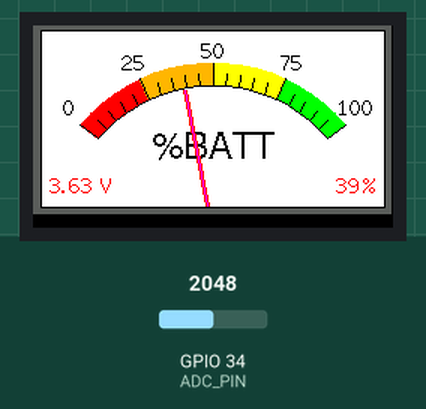
Simulated run of this sketch. Board: ESP32. On the bench: 240×135 colour display. The inputs (shaded band) are chosen by the test bench; at power-on: GPIO 34 (ADC_PIN) = 2048. What the sketch prints to the serial monitor is not drawn.

Above: at 1.4 s.
1.5 s: GPIO 34 (ADC_PIN) set to 2704
At 2.9 s:
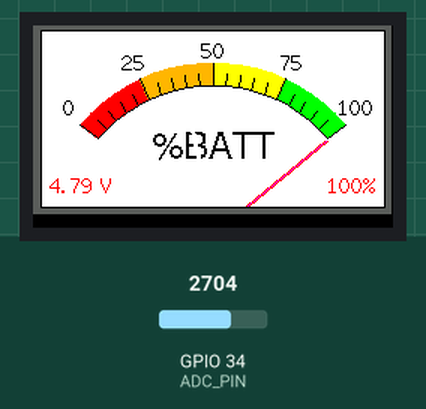
3.5 s: GPIO 34 (ADC_PIN) set to 2792
At 4.8 s:
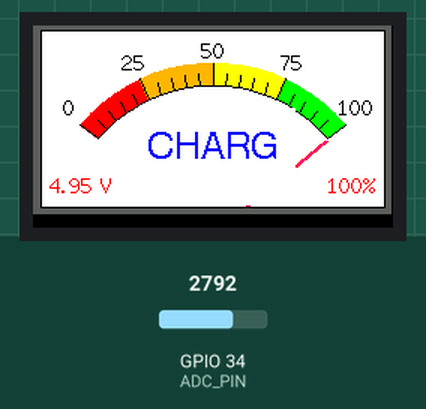
5.5 s: GPIO 34 (ADC_PIN) set to 1228
At 6.9 s:
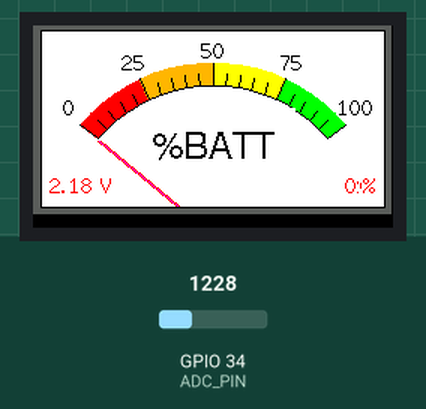
Timing chart, 0 to 8.5 s (numbered marks = the images above; inputs shaded):
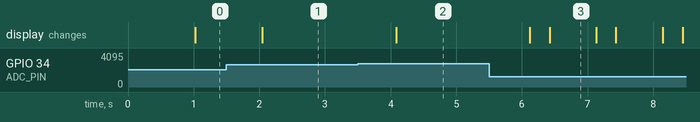

Measured:
- the behaviour switches between 2735 and 2736 on GPIO 34 (ADC_PIN) (found by bisection; images 1 and 2)
- after the input at 1.5 s, the display: changes after 0.54 s (image 1)
- after the input at 3.5 s, the display: changes after 0.59 s (image 2)
- after the input at 5.5 s, the display: first changes after 0.62 s (image 3 shows a later state)
- what the display in image 3 shows lasts 0.7 s, from 6.4 s to 7.1 s

The sketch:

TTGO_Display_Charge.ino
```cpp
/*
  Example animated analogue meters using a ILI9341 TFT LCD screen
  Needs Font 2 (also Font 4 if using large scale label)
  Make sure all the display driver and pin comnenctions are correct by
  editting the User_Setup.h file in the TFT_eSPI library folder.
  #########################################################################
  ###### DON'T FORGET TO UPDATE THE User_Setup.h FILE IN THE LIBRARY ######
  #########################################################################
*/

//
// Author: joe hou
//

#include <TFT_eSPI.h> // Hardware-specific library
#include <SPI.h>
#include "esp_adc_cal.h"

TFT_eSPI tft = TFT_eSPI(135, 240); // Invoke custom library
#define TFT_GREY 0x5AEB

#define LOOP_PERIOD 35 // Display updates every 35 ms
#define ADC_EN              14  //ADC_EN is the ADC detection enable port
#define ADC_PIN             34

float ltx = 0;    // Saved x coord of bottom of needle
uint16_t osx = 120, osy = 120; // Saved x & y coords
uint32_t updateTime = 0;       // time for next update
int vref = 1100;
float battery_voltage = 0;

int old_analog =  -999; // Value last displayed
int old_digital = -999; // Value last displayed

int value[6] = {0, 0, 0, 0, 0, 0};
int old_value[6] = { -1, -1, -1, -1, -1, -1};
int d = 0;
bool Incharge = 0;

void setup(void) {
  tft.init();
  tft.setRotation(1);
  Serial.begin(115200); // For debug
  tft.fillScreen(TFT_BLACK);

  analogMeter(); // Draw analogue meter

  esp_adc_cal_characteristics_t adc_chars;
  esp_adc_cal_value_t val_type = esp_adc_cal_characterize(ADC_UNIT_1, ADC_ATTEN_DB_11, ADC_WIDTH_BIT_12, 1100, &adc_chars);    //Check type of calibration value used to characterize ADC
  if (val_type == ESP_ADC_CAL_VAL_EFUSE_VREF) {
    Serial.printf("eFuse Vref:%u mV", adc_chars.vref);
    vref = adc_chars.vref;
  } else if (val_type == ESP_ADC_CAL_VAL_EFUSE_TP) {
    Serial.printf("Two Point --> coeff_a:%umV coeff_b:%umV\n", adc_chars.coeff_a, adc_chars.coeff_b);
  } else {
    Serial.println("Default Vref: 1100mV");
  }
  updateTime = millis(); // Next update time
}

void loop() {
  if (updateTime <= millis()) {
    updateTime = millis() + LOOP_PERIOD;

    plotPointer();
    plotNeedle(value[0], 0);
  }
}


// #########################################################################
//  Draw the analogue meter on the screen
// #########################################################################
void analogMeter()
{
  // Meter outline
  tft.fillRect(0, 0, 239, 126, TFT_GREY);
  tft.fillRect(5, 3, 230, 119, TFT_WHITE);
  tft.setTextColor(TFT_BLACK);  // Text colour

  // Draw ticks every 5 degrees from -50 to +50 degrees (100 deg. FSD swing)
  for (int i = -50; i < 51; i += 5) {
    // Long scale tick length
    int tl = 15;

    // Coodinates of tick to draw
    float sx = cos((i - 90) * 0.0174532925);
    float sy = sin((i - 90) * 0.0174532925);
    uint16_t x0 = sx * (100 + tl) + 120;
    uint16_t y0 = sy * (100 + tl) + 140;
    uint16_t x1 = sx * 100 + 120;
    uint16_t y1 = sy * 100 + 140;

    // Coordinates of next tick for zone fill
    float sx2 = cos((i + 5 - 90) * 0.0174532925);
    float sy2 = sin((i + 5 - 90) * 0.0174532925);
    int x2 = sx2 * (100 + tl) + 120;
    int y2 = sy2 * (100 + tl) + 140;
    int x3 = sx2 * 100 + 120;
    int y3 = sy2 * 100 + 140;

    //  Eed zone limits
    if (i >= -50 && i < -25) {
      tft.fillTriangle(x0, y0, x1, y1, x2, y2, TFT_RED);
      tft.fillTriangle(x1, y1, x2, y2, x3, y3, TFT_RED);
    }

   //  Orange zone limits
    if (i >= -25 && i < 0) {
      tft.fillTriangle(x0, y0, x1, y1, x2, y2, TFT_ORANGE);
      tft.fillTriangle(x1, y1, x2, y2, x3, y3, TFT_ORANGE);
    }

    // Yellow zone limits
    if (i >= 0 && i < 25) {
      tft.fillTriangle(x0, y0, x1, y1, x2, y2, TFT_YELLOW);
      tft.fillTriangle(x1, y1, x2, y2, x3, y3, TFT_YELLOW);
    }

    // Green zone limits
    if (i >= 25 && i < 50) {
      tft.fillTriangle(x0, y0, x1, y1, x2, y2, TFT_GREEN);
      tft.fillTriangle(x1, y1, x2, y2, x3, y3, TFT_GREEN);
    }

    // Short scale tick length
    if (i % 25 != 0) tl = 8;

    // Recalculate coords incase tick lenght changed
    x0 = sx * (100 + tl) + 120;
    y0 = sy * (100 + tl) + 140;
    x1 = sx * 100 + 120;
    y1 = sy * 100 + 140;

    // Draw tick
    tft.drawLine(x0, y0, x1, y1, TFT_BLACK);

    // Check if labels should be drawn, with position tweaks
    if (i % 25 == 0) {
      // Calculate label positions
      x0 = sx * (100 + tl + 10) + 120;
      y0 = sy * (100 + tl + 10) + 140;
      switch (i / 25) {
        case -2: tft.drawCentreString("0", x0, y0 - 12, 2); break;
        case -1: tft.drawCentreString("25", x0, y0 - 9, 2); break;
        case 0: tft.drawCentreString("50", x0, y0 - 6, 2); break;
        case 1: tft.drawCentreString("75", x0, y0 - 9, 2); break;
        case 2: tft.drawCentreString("100", x0, y0 - 12, 2); break;
      }
    }

    // Now draw the arc of the scale
    sx = cos((i + 5 - 90) * 0.0174532925);
    sy = sin((i + 5 - 90) * 0.0174532925);
    x0 = sx * 100 + 120;
    y0 = sy * 100 + 140;
    // Draw scale arc, don't draw the last part
    if (i < 50) tft.drawLine(x0, y0, x1, y1, TFT_BLACK);
  }

  tft.drawCentreString("%BATT", 120, 70, 4); // Comment out to avoid font 4
  tft.drawRect(5, 3, 230, 119, TFT_BLACK); // Draw bezel line

  plotNeedle(0, 0); // Put meter needle at 0
}

// #########################################################################
// Update needle position
// This function is blocking while needle moves, time depends on ms_delay
// 10ms minimises needle flicker if text is drawn within needle sweep area
// Smaller values OK if text not in sweep area, zero for instant movement but
// does not look realistic... (note: 100 increments for full scale deflection)
// #########################################################################
void plotNeedle(int value, byte ms_delay)
{
  tft.setTextColor(TFT_RED, TFT_WHITE);
//  char buf[8]; dtostrf(value, 4, 0, buf);

  char buf[8]; dtostrf(battery_voltage, 4, 2, buf);
  tft.drawRightString(buf, 40, 119 - 20, 2);
  tft.drawString("V",45,119 - 20,2);

  char percentage[8]; dtostrf(value, 4, 0, percentage);
  tft.drawString(percentage, 190, 119 - 20, 2);
  tft.drawString("%",220,119 - 20,2);

 Serial.println(battery_voltage);
 Serial.println(buf);
  if (value < -10) value = -10; // Limit value to emulate needle end stops
  if (value > 110) value = 110;

  // Move the needle util new value reached
  while (!(value == old_analog)) {
    if (old_analog < value) old_analog++;
    else old_analog--;

    if (ms_delay == 0) old_analog = value; // Update immediately id delay is 0

    float sdeg = map(old_analog, -10, 110, -150, -30); // Map value to angle
    // Calcualte tip of needle coords
    float sx = cos(sdeg * 0.0174532925);
    float sy = sin(sdeg * 0.0174532925);

    // Calculate x delta of needle start (does not start at pivot point)
    float tx = tan((sdeg + 90) * 0.0174532925);

    // Erase old needle image
    tft.drawLine(120 + 20 * ltx - 1, 140 - 20, osx - 1, osy, TFT_WHITE);
    tft.drawLine(120 + 20 * ltx, 140 - 20, osx, osy, TFT_WHITE);
    tft.drawLine(120 + 20 * ltx + 1, 140 - 20, osx + 1, osy, TFT_WHITE);

    // Re-plot text under needle
    tft.setTextColor(TFT_BLACK);

    // Store new needle end coords for next erase
    ltx = tx;
    osx = sx * 98 + 120;
    osy = sy * 98 + 140;

    // Draw the needle in the new postion, magenta makes needle a bit bolder
    // draws 3 lines to thicken needle
    tft.drawLine(120 + 20 * ltx - 1, 140 - 20, osx - 1, osy, TFT_RED);
    tft.drawLine(120 + 20 * ltx, 140 - 20, osx, osy, TFT_MAGENTA);
    tft.drawLine(120 + 20 * ltx + 1, 140 - 20, osx + 1, osy, TFT_RED);

    // Slow needle down slightly as it approaches new postion
    if (abs(old_analog - value) < 10) ms_delay += ms_delay / 5;

    // Wait before next update
    delay(ms_delay);
  }
}

// #########################################################################
//  Adjust 6 linear meter pointer positions
// #########################################################################
void plotPointer(void)
{
  int dy = 187;
  byte pw = 16;
  uint16_t v = analogRead(ADC_PIN);
  static uint64_t timeStamp = 0;

  tft.setTextColor(TFT_GREEN, TFT_BLACK);

  // Move the 6 pointers one pixel towards new value
  for (int i = 0; i < 1; i++)
  {
    char buf[8]; dtostrf(value[i], 4, 0, buf);
  //  tft.drawRightString(buf, i * 40 + 36 - 5, 187 - 27 + 155 - 18, 2);

    int dx = 3 + 40 * i;
    if (value[i] < 0) value[i] = 0; // Limit value to emulate needle end stops
    if (value[i] > 100) value[i] = 100;

    while (!(value[i] == old_value[i])) {
      dy = 187 + 100 - old_value[i];
      if (old_value[i] > value[i])
      {
        tft.drawLine(dx, dy - 5, dx + pw, dy, TFT_WHITE);
        old_value[i]--;
        tft.drawLine(dx, dy + 6, dx + pw, dy + 1, TFT_RED);
      }
      else
      {
        tft.drawLine(dx, dy + 5, dx + pw, dy, TFT_WHITE);
        old_value[i]++;
        tft.drawLine(dx, dy - 6, dx + pw, dy - 1, TFT_RED);
      }
    }

    if (millis() - timeStamp > 1000) {
      timeStamp = millis();
      battery_voltage = ((float)v / 4095.0) * 2.0 * 3.3 * (vref / 1000.0);
      value[i] = (battery_voltage - 3.2)/((4.3-3.2)/100);
      if (value[i] >= 100)
        value[i] = 100;

     // Serial.println(value[i]);
     // Serial.println(battery_voltage);

      if ((battery_voltage > 4.85) && !Incharge) {
        Incharge = 1;
        tft.fillRect(70, 55, 105, 65, TFT_WHITE);
        tft.setTextColor(TFT_BLUE);  // Text colour
        tft.drawCentreString("CHARG", 120, 70, 4); // Comment out to avoid font 4
      } else if ((battery_voltage < 4.85) && Incharge){
        Incharge = 0;
        tft.fillRect(70, 55, 105, 65, TFT_WHITE);
        tft.setTextColor(TFT_BLACK);  // Text colour
        tft.drawCentreString("%BATT", 120, 70, 4); // Comment out to avoid font 4
      }
    }
  }
}
```
